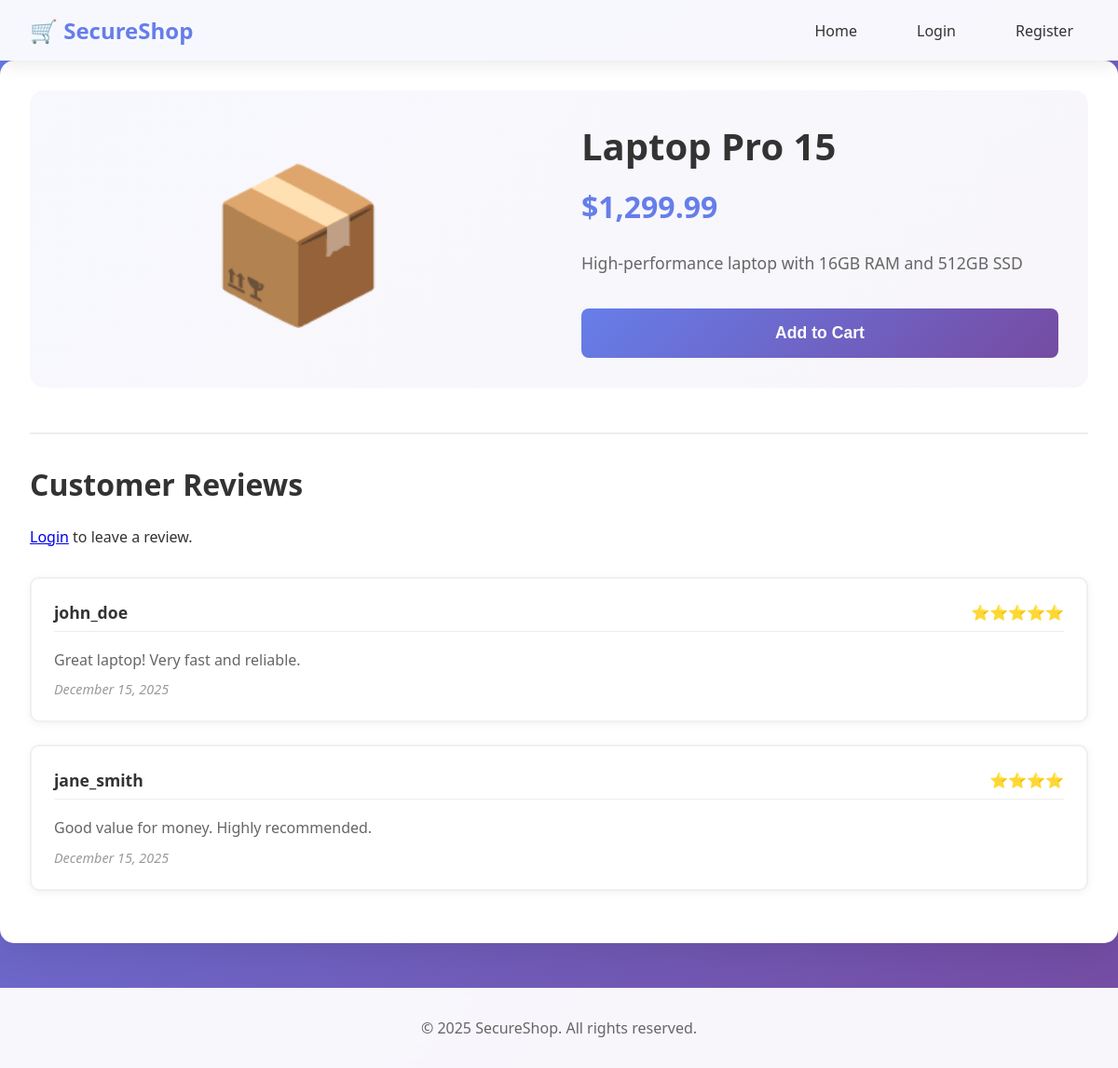
The page /product.php on the database its author committed.
### tables this page shows
CREATE TABLE IF NOT EXISTS products (
    id INT AUTO_INCREMENT PRIMARY KEY,
    name VARCHAR(100) NOT NULL,
    description TEXT,
    price DECIMAL(10, 2),
    image VARCHAR(255),
    created_at TIMESTAMP DEFAULT CURRENT_TIMESTAMP
);

CREATE TABLE IF NOT EXISTS reviews (
    id INT AUTO_INCREMENT PRIMARY KEY,
    product_id INT,
    user_id INT,
    review_text TEXT,
    rating INT,
    created_at TIMESTAMP DEFAULT CURRENT_TIMESTAMP,
    FOREIGN KEY (product_id) REFERENCES products(id),
    FOREIGN KEY (user_id) REFERENCES users(id)
);

CREATE TABLE IF NOT EXISTS users (
    id INT AUTO_INCREMENT PRIMARY KEY,
    username VARCHAR(50) NOT NULL UNIQUE,
    password VARCHAR(255) NOT NULL,
    email VARCHAR(100),
    is_admin TINYINT(1) DEFAULT 0,
    bio TEXT,
    created_at TIMESTAMP DEFAULT CURRENT_TIMESTAMP
);

### config.php (called while the page is built, shortened)
<?php
function isLoggedIn() {
    return isset($_SESSION['user_id']);
}
?>

### product.php (the view, shortened to what this page needs)
<?php
require_once 'config.php';
$product_id = isset($_GET['id']) ? intval($_GET['id']) : 1;
$query = "SELECT * FROM products WHERE id = $product_id";
$result = $conn->query($query);
$product = $result->fetch_assoc();
$reviews_query = "SELECT r.*, u.username FROM reviews r JOIN users u ON r.user_id = u.id WHERE r.product_id = $product_id ORDER BY r.created_at DESC";
$reviews_result = $conn->query($reviews_query);
?>
<!DOCTYPE html>
<html lang="en">
<head>
    <link rel="stylesheet" href="style.css">
</head>
<body>
    <nav class="navbar">
        <div class="nav-container">
            <a href="index.php" class="logo">🛒 SecureShop</a>
            <ul class="nav-menu">
                <li><a href="index.php">Home</a></li>
                <?php if (isLoggedIn()): ?>
                    <li><a href="profile.php?id=<?php echo $_SESSION['user_id']; ?>">My Profile</a></li>
                    <li><a href="logout.php">Logout</a></li>
                <?php else: ?>
                    <li><a href="login.php">Login</a></li>
                    <li><a href="register.php">Register</a></li>
                <?php endif; ?>
            </ul>
        </div>
    </nav>
    <div class="container">
        <?php if ($product): ?>
            <div class="product-detail">
                <div class="product-detail-image">📦</div>
                <div class="product-detail-info">
                    <h1><?php echo htmlspecialchars($product['name']); ?></h1>
                    <p class="product-detail-price">$<?php echo number_format($product['price'], 2); ?></p>
                    <p class="product-detail-description"><?php echo htmlspecialchars($product['description']); ?></p>
                    <button class="btn btn-primary">Add to Cart</button>
                </div>
            </div>
            <div class="reviews-section">
                <h2>Customer Reviews</h2>
                <?php if (isLoggedIn()): ?>
                    <div class="review-form">
                        <h3>Leave a Review</h3>
                        <form method="POST" action="">
                            <div class="form-group">
                                <label>Rating:</label>
                                <select name="rating" required>
                                    <option value="5">⭐⭐⭐⭐⭐ (5 stars)</option>
                                    <option value="4">⭐⭐⭐⭐ (4 stars)</option>
                                    <option value="3">⭐⭐⭐ (3 stars)</option>
                                    <option value="2">⭐⭐ (2 stars)</option>
                                    <option value="1">⭐ (1 star)</option>
                                </select>
                            </div>
                            <div class="form-group">
                                <label>Your Review:</label>
                                <textarea name="review_text" rows="4" required></textarea>
                            </div>
                            <button type="submit" class="btn">Submit Review</button>
                        </form>
                    </div>
                <?php else: ?>
                    <p><a href="login.php">Login</a> to leave a review.</p>
                <?php endif; ?>
                <div class="reviews-list">
                    <?php while ($review = $reviews_result->fetch_assoc()): ?>
                        <div class="review-card">
                            <div class="review-header">
                                <strong><?php echo htmlspecialchars($review['username']); ?></strong>
                                <span class="review-rating">
                                    <?php echo str_repeat('⭐', $review['rating']); ?>
                                </span>
                            </div>
                            <p class="review-text"><?php echo $review['review_text']; ?></p>
                            <p class="review-date"><?php echo date('F j, Y', strtotime($review['created_at'])); ?></p>
                        </div>
                    <?php endwhile; ?>
                </div>
            </div>
        <?php else: ?>
            <div class="error">Product not found!</div>
        <?php endif; ?>
    </div>
    <footer>
        <p>&copy; 2025 SecureShop. All rights reserved.</p>
    </footer>
</body>
</html>

### style.css (style rules this page uses)
* { margin: 0; padding: 0; box-sizing: border-box; }
body { font-family: 'Segoe UI', Tahoma, Geneva, Verdana, sans-serif; background: linear-gradient(135deg, #667eea 0%, #764ba2 100%); min-height: 100vh; color: #333; }
.navbar { background: rgba(255, 255, 255, 0.95); backdrop-filter: blur(10px); box-shadow: 0 2px 20px rgba(0, 0, 0, 0.1); position: sticky; top: 0; z-index: 1000; }
.nav-container { max-width: 1200px; margin: 0 auto; padding: 1rem 2rem; display: flex; justify-content: space-between; align-items: center; }
.logo { font-size: 1.5rem; font-weight: bold; color: #667eea; text-decoration: none; transition: transform 0.3s ease; }
.nav-menu { display: flex; list-style: none; gap: 2rem; align-items: center; }
.nav-menu li a { color: #333; text-decoration: none; font-weight: 500; transition: color 0.3s ease; padding: 0.5rem 1rem; border-radius: 5px; }
.container { max-width: 1200px; margin: 0 auto; padding: 2rem; background: white; border-radius: 15px; box-shadow: 0 10px 40px rgba(0, 0, 0, 0.1); margin-bottom: 2rem; }
.product-detail { display: grid; grid-template-columns: 1fr 1fr; gap: 3rem; margin-bottom: 3rem; padding: 2rem; background: linear-gradient(135deg, rgba(102, 126, 234, 0.05) 0%, rgba(118, 75, 162, 0.05) 100%); border-radius: 15px; }
.product-detail-image { font-size: 10rem; text-align: center; display: flex; align-items: center; justify-content: center; }
.product-detail-info h1 { color: #333; margin-bottom: 1rem; font-size: 2.5rem; }
.product-detail-price { font-size: 2rem; color: #667eea; font-weight: bold; margin-bottom: 1.5rem; }
.product-detail-description { color: #666; line-height: 1.8; margin-bottom: 2rem; font-size: 1.1rem; }
.btn { display: inline-block; padding: 0.75rem 1.5rem; background: #667eea; color: white; text-decoration: none; border-radius: 8px; font-weight: 600; transition: all 0.3s ease; border: none; cursor: pointer; font-size: 1rem; }
.btn-primary { width: 100%; padding: 1rem; font-size: 1.1rem; background: linear-gradient(135deg, #667eea 0%, #764ba2 100%); }
.reviews-section { margin-top: 3rem; padding-top: 2rem; border-top: 2px solid #eee; }
.reviews-section h2 { color: #333; margin-bottom: 1.5rem; font-size: 2rem; }
.reviews-list { margin-top: 2rem; }
.review-card { background: white; padding: 1.5rem; border-radius: 10px; margin-bottom: 1.5rem; box-shadow: 0 2px 10px rgba(0, 0, 0, 0.05); border: 2px solid #f0f0f0; transition: all 0.3s ease; }
.review-header { display: flex; justify-content: space-between; align-items: center; margin-bottom: 1rem; padding-bottom: 0.5rem; border-bottom: 1px solid #eee; }
.review-header strong { color: #333; font-size: 1.1rem; }
.review-rating { color: #ffd700; font-size: 1rem; }
.review-text { color: #666; line-height: 1.8; margin-bottom: 0.5rem; }
.review-date { color: #999; font-size: 0.9rem; font-style: italic; }
footer { background: rgba(255, 255, 255, 0.95); backdrop-filter: blur(10px); text-align: center; padding: 2rem; color: #666; margin-top: 3rem; }

### rows shown on the page
products: name "Laptop Pro 15", price "1,299.99", description "High-performance laptop with 16GB RAM and 512GB SSD"
reviews: user.username "john_doe", rating "⭐⭐⭐⭐⭐", review_text "Great laptop! Very fast and reliable.", created_at "December 15, 2025"
reviews: user.username "jane_smith", rating "⭐⭐⭐⭐", review_text "Good value for money. Highly recommended.", created_at "December 15, 2025"
